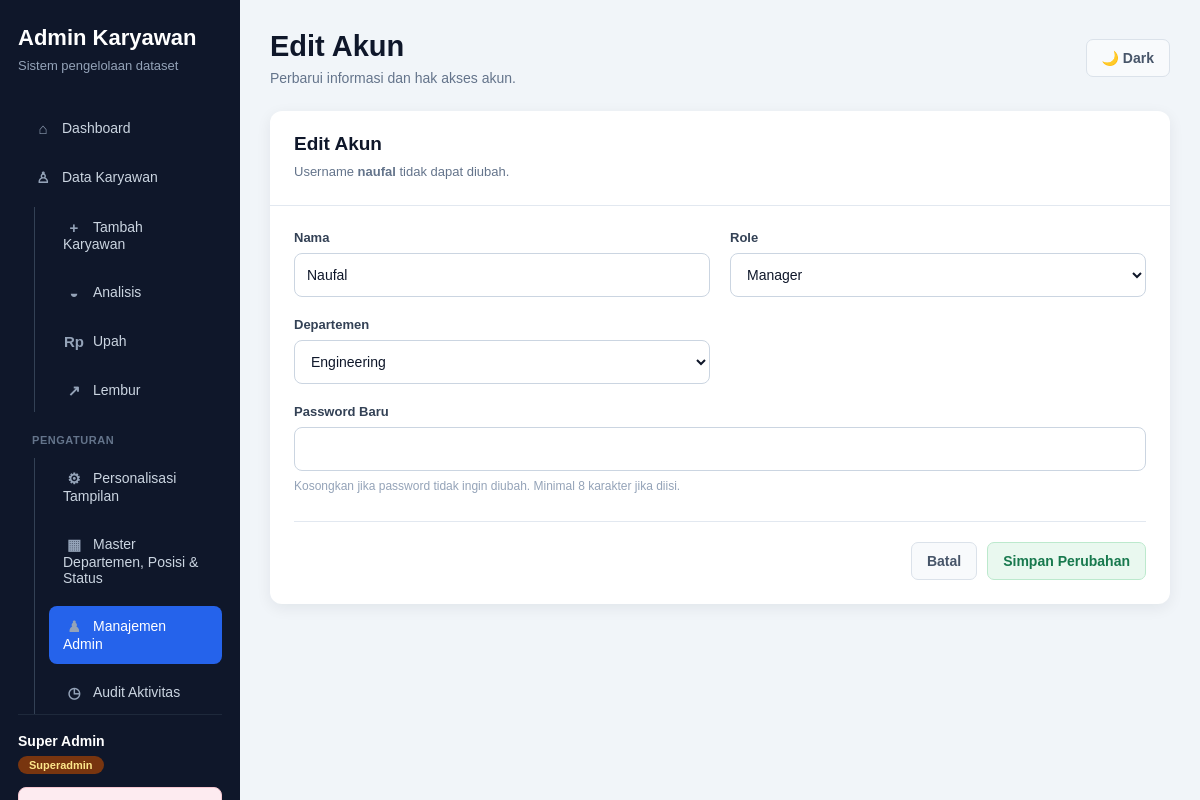
The page /Dashboard/edit-pengguna.php?id=6 (signed in) on the database as committed earlier.
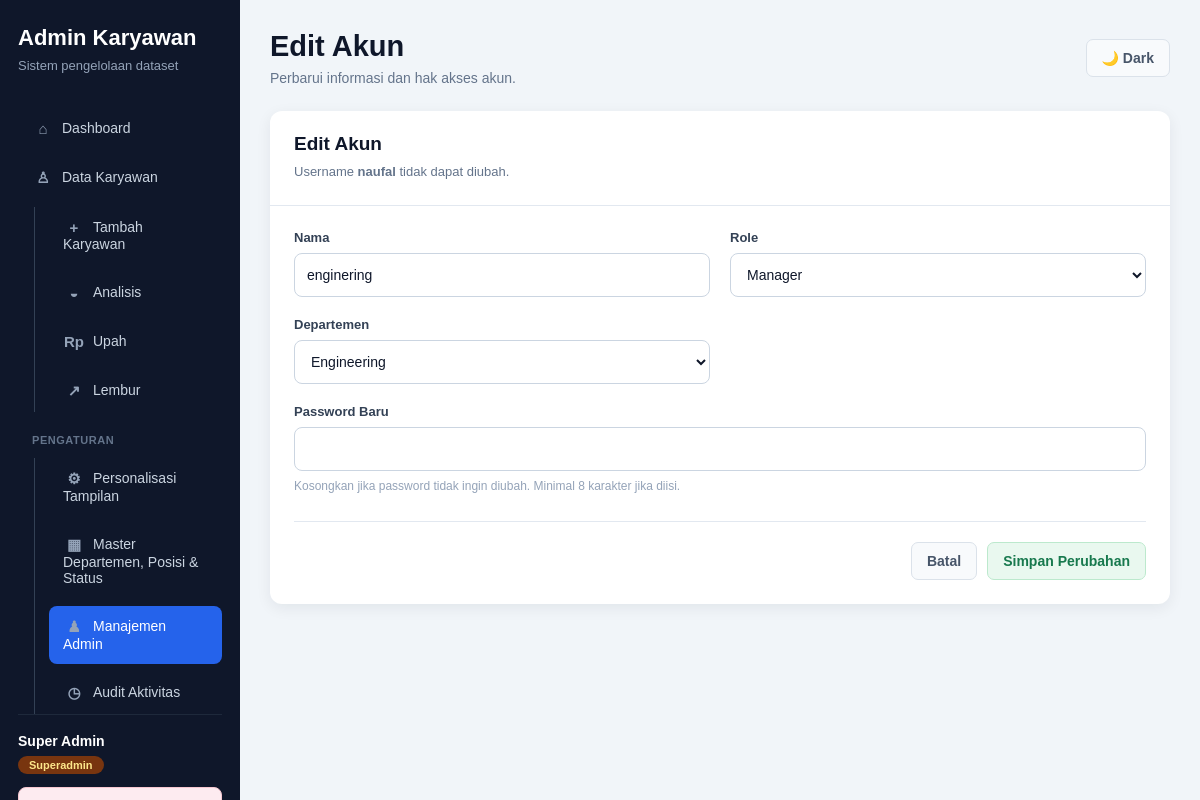
The same page on the database as committed later.
### tables this page shows
CREATE TABLE `users` (
  `id` int NOT NULL AUTO_INCREMENT,
  `username` varchar(50) NOT NULL,
  `password` varchar(255) NOT NULL,
  `nama` varchar(150) NOT NULL,
  `role` enum('superadmin','admin','pic','koordinator','manager','viewer') NOT NULL DEFAULT 'viewer',
  `department_id` int unsigned DEFAULT NULL,
  `is_active` tinyint(1) NOT NULL DEFAULT '1',
  `created_at` timestamp NOT NULL DEFAULT CURRENT_TIMESTAMP,
  PRIMARY KEY (`id`),
  UNIQUE KEY `username` (`username`),
  KEY `fk_users_department` (`department_id`),
  CONSTRAINT `fk_users_department` FOREIGN KEY (`department_id`) REFERENCES `master_departemen` (`id`) ON DELETE RESTRICT
);

CREATE TABLE `master_departemen` (
  `id` int unsigned NOT NULL AUTO_INCREMENT,
  `nama` varchar(120) NOT NULL,
  `is_active` tinyint(1) NOT NULL DEFAULT '1',
  PRIMARY KEY (`id`),
  UNIQUE KEY `nama` (`nama`)
);

### Dashboard/edit-pengguna.php (the view, shortened to what this page needs)
<?php
require __DIR__ . "/koneksi.php";
$id = (int) ($_GET["id"] ?? $_POST["id"] ?? 0);
$stmt = mysqli_prepare(
    $conn,
    "SELECT id, username, nama, role, department_id FROM users WHERE id = ? LIMIT 1"
);
mysqli_stmt_bind_param($stmt, "i", $id);
mysqli_stmt_execute($stmt);
$pengguna = mysqli_fetch_assoc(mysqli_stmt_get_result($stmt));
$daftarDepartemen = mysqli_query($conn, "SELECT id, nama FROM master_departemen WHERE is_active = 1 ORDER BY nama ASC");
require __DIR__ . "/partials/atas.php";
?>
    <section class="form-card">
        <div class="form-card-header">
            <h2>Edit Akun</h2>
            <p>Username <strong><?= htmlspecialchars($pengguna["username"]); ?></strong> tidak dapat diubah.</p>
        </div>
        <div class="form-body">
            <form method="POST" autocomplete="off">
                <div class="form-grid">
                    <div class="form-group">
                        <label for="nama">Nama</label>
                        <input id="nama" name="nama" value="<?= htmlspecialchars($pengguna["nama"]); ?>" required>
                    </div>
                    <div class="form-group">
                        <label for="role">Role</label>
                        <select id="role" name="role" required>
                            <?php foreach (["admin" => "Admin", "pic" => "PIC", "koordinator" => "Koordinator", "manager" => "Manager", "viewer" => "Viewer"] as $nilai => $label): ?>
                                <option value="<?= $nilai; ?>" <?= $pengguna["role"] === $nilai ? "selected" : ""; ?>><?= $label; ?></option>
                            <?php endforeach; ?>
                        </select>
                    </div>
                    <div class="form-group">
                        <label for="department_id">Departemen</label>
                        <select id="department_id" name="department_id">
                            <?php while ($departemen = mysqli_fetch_assoc($daftarDepartemen)): ?>
                                <option value="<?= (int) $departemen["id"]; ?>" <?= (int) ($pengguna["department_id"] ?? 0) === (int) $departemen["id"] ? "selected" : ""; ?>><?= htmlspecialchars($departemen["nama"]); ?></option>
                            <?php endwhile; ?>
                        </select>
                    </div>
                    <div class="form-group full-width">
                        <label for="password">Password Baru</label>
                        <input id="password" name="password" type="password" minlength="8">
                        <p class="field-note">Kosongkan jika password tidak ingin diubah. Minimal 8 karakter jika diisi.</p>
                    </div>
                </div>
                <div class="form-actions">
                    <a href="pengguna.php" class="btn btn-secondary">Batal</a>
                    <button class="btn btn-success" type="submit">Simpan Perubahan</button>
                </div>
            </form>
        </div>
    </section>
<?php
require __DIR__ . "/partials/bawah.php";

Rows that differ between the two databases and show on the page:
changed users "naufal": nama "Naufal" → "enginering"
